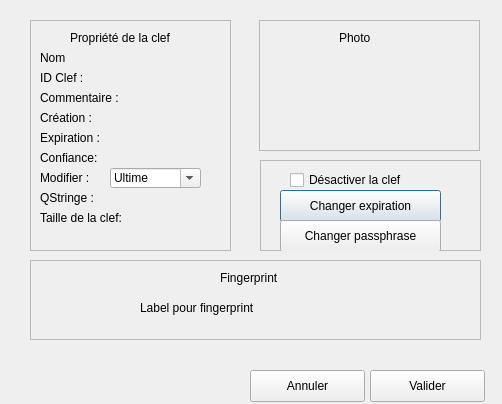
<?xml version="1.0" encoding="UTF-8"?>
<ui version="4.0">
 <class>KeyEdition</class>
 <widget class="QDialog" name="KeyEdition">
  <property name="geometry">
   <rect>
    <x>0</x>
    <y>0</y>
    <width>502</width>
    <height>404</height>
   </rect>
  </property>
  <property name="windowTitle">
   <string>Dialog</string>
  </property>
  <widget class="QFrame" name="frame">
   <property name="geometry">
    <rect>
     <x>30</x>
     <y>20</y>
     <width>201</width>
     <height>231</height>
    </rect>
   </property>
   <property name="frameShape">
    <enum>QFrame::StyledPanel</enum>
   </property>
   <property name="frameShadow">
    <enum>QFrame::Raised</enum>
   </property>
   <property name="lineWidth">
    <number>5</number>
   </property>
   <widget class="QLabel" name="label_2">
    <property name="geometry">
     <rect>
      <x>40</x>
      <y>10</y>
      <width>121</width>
      <height>16</height>
     </rect>
    </property>
    <property name="text">
     <string>Propriété de la clef</string>
    </property>
   </widget>
   <widget class="QLabel" name="label_5">
    <property name="geometry">
     <rect>
      <x>10</x>
      <y>30</y>
      <width>171</width>
      <height>16</height>
     </rect>
    </property>
    <property name="text">
     <string>Nom &lt;ADRESSE&gt;</string>
    </property>
   </widget>
   <widget class="QLabel" name="label_6">
    <property name="geometry">
     <rect>
      <x>10</x>
      <y>50</y>
      <width>181</width>
      <height>16</height>
     </rect>
    </property>
    <property name="text">
     <string>ID Clef : </string>
    </property>
   </widget>
   <widget class="QLabel" name="label_7">
    <property name="geometry">
     <rect>
      <x>10</x>
      <y>70</y>
      <width>171</width>
      <height>16</height>
     </rect>
    </property>
    <property name="text">
     <string>Commentaire :</string>
    </property>
   </widget>
   <widget class="QLabel" name="label_8">
    <property name="geometry">
     <rect>
      <x>10</x>
      <y>90</y>
      <width>91</width>
      <height>16</height>
     </rect>
    </property>
    <property name="text">
     <string>Création : </string>
    </property>
   </widget>
   <widget class="QLabel" name="label_9">
    <property name="geometry">
     <rect>
      <x>10</x>
      <y>110</y>
      <width>81</width>
      <height>16</height>
     </rect>
    </property>
    <property name="text">
     <string>Expiration : </string>
    </property>
   </widget>
   <widget class="QLabel" name="label_10">
    <property name="geometry">
     <rect>
      <x>10</x>
      <y>130</y>
      <width>141</width>
      <height>16</height>
     </rect>
    </property>
    <property name="text">
     <string>Confiance:</string>
    </property>
   </widget>
   <widget class="QLabel" name="label_11">
    <property name="geometry">
     <rect>
      <x>10</x>
      <y>150</y>
      <width>131</width>
      <height>16</height>
     </rect>
    </property>
    <property name="text">
     <string>Modifier :</string>
    </property>
   </widget>
   <widget class="QFontComboBox" name="fontComboBox">
    <property name="geometry">
     <rect>
      <x>80</x>
      <y>148</y>
      <width>91</width>
      <height>20</height>
     </rect>
    </property>
    <property name="currentText">
     <string>Ultime</string>
    </property>
   </widget>
   <widget class="QLabel" name="label_12">
    <property name="geometry">
     <rect>
      <x>10</x>
      <y>170</y>
      <width>91</width>
      <height>16</height>
     </rect>
    </property>
    <property name="text">
     <string>QStringe :</string>
    </property>
   </widget>
   <widget class="QLabel" name="label_13">
    <property name="geometry">
     <rect>
      <x>10</x>
      <y>190</y>
      <width>101</width>
      <height>16</height>
     </rect>
    </property>
    <property name="text">
     <string>Taille de la clef:</string>
    </property>
   </widget>
  </widget>
  <widget class="QFrame" name="frame_2">
   <property name="geometry">
    <rect>
     <x>30</x>
     <y>260</y>
     <width>451</width>
     <height>80</height>
    </rect>
   </property>
   <property name="frameShape">
    <enum>QFrame::StyledPanel</enum>
   </property>
   <property name="frameShadow">
    <enum>QFrame::Raised</enum>
   </property>
   <widget class="QLabel" name="label_3">
    <property name="geometry">
     <rect>
      <x>190</x>
      <y>10</y>
      <width>161</width>
      <height>16</height>
     </rect>
    </property>
    <property name="text">
     <string>Fingerprint</string>
    </property>
   </widget>
   <widget class="QLabel" name="label_4">
    <property name="geometry">
     <rect>
      <x>110</x>
      <y>40</y>
      <width>321</width>
      <height>16</height>
     </rect>
    </property>
    <property name="text">
     <string>Label pour fingerprint</string>
    </property>
   </widget>
  </widget>
  <widget class="QFrame" name="frame_3">
   <property name="geometry">
    <rect>
     <x>259</x>
     <y>20</y>
     <width>221</width>
     <height>131</height>
    </rect>
   </property>
   <property name="frameShape">
    <enum>QFrame::StyledPanel</enum>
   </property>
   <property name="frameShadow">
    <enum>QFrame::Raised</enum>
   </property>
   <widget class="QLabel" name="label">
    <property name="geometry">
     <rect>
      <x>80</x>
      <y>10</y>
      <width>59</width>
      <height>16</height>
     </rect>
    </property>
    <property name="text">
     <string>Photo</string>
    </property>
   </widget>
  </widget>
  <widget class="QFrame" name="frame_4">
   <property name="geometry">
    <rect>
     <x>260</x>
     <y>160</y>
     <width>221</width>
     <height>91</height>
    </rect>
   </property>
   <property name="frameShape">
    <enum>QFrame::StyledPanel</enum>
   </property>
   <property name="frameShadow">
    <enum>QFrame::Raised</enum>
   </property>
   <widget class="QCheckBox" name="checkBox">
    <property name="geometry">
     <rect>
      <x>30</x>
      <y>10</y>
      <width>151</width>
      <height>20</height>
     </rect>
    </property>
    <property name="text">
     <string>Désactiver la clef</string>
    </property>
   </widget>
   <widget class="QPushButton" name="pushButton">
    <property name="geometry">
     <rect>
      <x>20</x>
      <y>30</y>
      <width>161</width>
      <height>32</height>
     </rect>
    </property>
    <property name="text">
     <string>Changer expiration</string>
    </property>
   </widget>
   <widget class="QPushButton" name="pushButton_2">
    <property name="geometry">
     <rect>
      <x>20</x>
      <y>60</y>
      <width>161</width>
      <height>32</height>
     </rect>
    </property>
    <property name="text">
     <string>Changer passphrase</string>
    </property>
   </widget>
  </widget>
  <widget class="QPushButton" name="pushButton_3">
   <property name="geometry">
    <rect>
     <x>250</x>
     <y>370</y>
     <width>115</width>
     <height>32</height>
    </rect>
   </property>
   <property name="text">
    <string>Annuler</string>
   </property>
  </widget>
  <widget class="QPushButton" name="pushButton_4">
   <property name="geometry">
    <rect>
     <x>370</x>
     <y>370</y>
     <width>115</width>
     <height>32</height>
    </rect>
   </property>
   <property name="text">
    <string>Valider</string>
   </property>
  </widget>
 </widget>
 <resources/>
 <connections/>
</ui>
